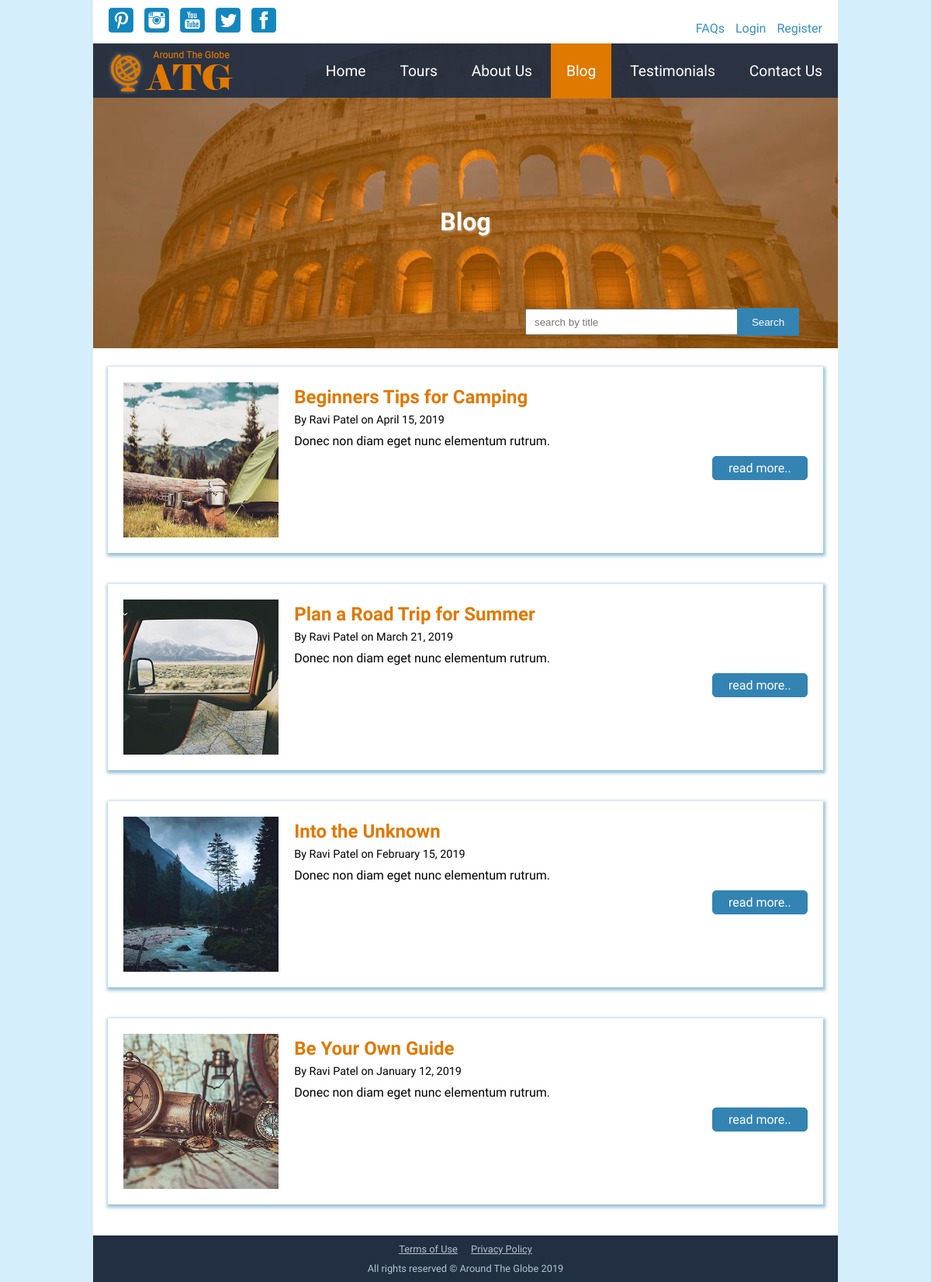
Screenshot of /blog.php with the database file from the repository.
### tables this page shows
CREATE TABLE `blogs` (
  `blog_id` int(11) NOT NULL AUTO_INCREMENT,
  `user_id` int(11) NOT NULL,
  `title` varchar(100) NOT NULL,
  `featured_image` varchar(255) NOT NULL,
  `thumbnail_image` varchar(255) NOT NULL,
  `description` text NOT NULL,
  `published_at` datetime DEFAULT NULL,
  `is_published` tinyint(1) NOT NULL DEFAULT '0',
  `allow_comments` tinyint(1) NOT NULL DEFAULT '0',
  `created_at` datetime NOT NULL DEFAULT CURRENT_TIMESTAMP,
  `updated_at` datetime DEFAULT NULL,
  PRIMARY KEY (`blog_id`)
);

CREATE TABLE `users` (
  `user_id` int(11) NOT NULL AUTO_INCREMENT,
  `first_name` varchar(50) NOT NULL,
  `last_name` varchar(50) NOT NULL,
  `street` varchar(100) NOT NULL,
  `city` varchar(50) NOT NULL,
  `postal_code` char(7) NOT NULL,
  `province` varchar(50) NOT NULL,
  `country` varchar(50) NOT NULL,
  `phone` varchar(20) NOT NULL,
  `email` varchar(100) NOT NULL,
  `password` varchar(255) NOT NULL,
  `role` enum('admin','blogger','customer') NOT NULL DEFAULT 'customer',
  `created_at` datetime NOT NULL DEFAULT CURRENT_TIMESTAMP,
  `updated_at` datetime DEFAULT NULL,
  PRIMARY KEY (`user_id`),
  UNIQUE KEY `email` (`email`)
);

### app/functions.php (called while the page is built, shortened)
<?php
	function esc($string)
	{
		return htmlentities($string, null, "UTF-8");
	}
	function esc_attr($string)
	{
		return htmlentities($string, ENT_QUOTES, "UTF-8");
	}
	function clean($field)
	{
		if(!empty($_POST[$field])) {
			return esc_attr($_POST[$field]);
		} else {
			return '';
		}
	}

### autoloaders.php (called while the page is built, shortened)
<?php
$autoload = function ($class){
	$prefix = "App\\";
	$base_dir = __DIR__ . '/classes/';
	$len = strlen($prefix);
	$sub_class = substr($class, $len);
	$file = $base_dir . str_replace('\\', '/', $sub_class) . '.php';
};

### classes/BlogModel.php (called while the page is built, shortened)
<?php
class BlogModel extends Model
{
	protected $table = 'blogs';
	public function all($order_by, $for)
	{
		$condition = '';
		$order = 'ASC';
		if($for == 'frontend'){
			$condition = " WHERE is_published = true ";
			$order = 'DESC';
		}
		$query = "SELECT
					blogs.*,
					users.first_name,
					users.last_name
					FROM
					{$this->table}
					JOIN
					users USING(user_id)
					$condition
					ORDER BY
					$order_by
					$order";
		$stmt = static::$dbh->prepare($query);
		$stmt->execute();
		return $stmt->fetchAll(\PDO::FETCH_ASSOC);
	}
}

### public/blog.php (the view, shortened to what this page needs)
<?php
    $heading = 'Blog';
    $obj_blog = new BlogModel;
    if(!empty($_POST)) {
        if(!empty($_POST['search'])){
            $blogs = $obj_blog->search('published_at', 'frontend', $_POST['search']);
            if(count($blogs) > 0){
                $_SESSION['flash'] = count($blogs) .' blog(s) found';
                $_SESSION['flash_class'] = 'flash-success';
            } else {
                $_SESSION['flash'] = 'No blog found. Please try again.';
                $_SESSION['flash_class'] = 'flash-info';
            }
        } else {
            $_SESSION['flash'] = "Please type something to search a blog by title";
            $_SESSION['flash_class'] = 'flash-info';
            header('Location: blog.php');
            die;
        }
    } else {
        $blogs = $obj_blog->all('published_at', 'frontend');
    }
    require '../inc/head.inc.php';
    require '../inc/header.inc.php';
?>
      <main>
        <div id="hero">
          <img src="images/banner.jpg" alt="banner image">
          <div>
            <h1><?=esc($heading)?></h1>
          </div>
          <div class="search">
            <form method="post" action="<?=esc_attr($_SERVER['PHP_SELF'])?>">
              <input type="text" class="txt_search" name="search" placeholder="search by title" value="<?=clean('search')?>">
              <button type="submit">Search</button>
            </form>
          </div>
        </div>
        <?php
            if (count($blogs) > 0) :
              foreach ($blogs as $blog) :
        ?>
          <div class="post">
            <img src="images/uploads/blogs/thumbnail/<?=esc_attr($blog['thumbnail_image'])?>" alt="<?=esc_attr($blog['thumbnail_image'])?>" width="200" height="200">
            <h2><?=esc($blog['title'])?></h2>
            <span>
              <?php
                  $author = $blog['first_name'] . ' ' . $blog['last_name'];
                  $formatted_published_date = date('F d, Y', strtotime($blog['published_at']));
                  $published_info = "By $author on $formatted_published_date";
                  echo esc($published_info);
              ?>
            </span>
            <p><?=esc(mb_substr($blog['description'], 0, 100, 'UTF-8'))?></p>
            <a href="single_blog.php?blog_id=<?=esc_attr($blog['blog_id'])?>">read more..</a>
          </div>
        <?php
              endforeach;
            endif;
        ?>
      </main>
      <?php
          require '../inc/footer.inc.php';
      ?>

### public/css/style.css (style rules this page uses)
body { margin: 0; background-color: #d4effb; font-size: 16px; font-family: 'Raleway', Tahoma, sans-serif; }
main { background-color: #fff; }
main div#hero { position: relative; }
main div#hero img { width: 960px; height: 393px; display: inline-block; }

### public/css/mobile.css (style rules this page uses)
body { margin: 0; font-size: 16px; font-family: 'Raleway', Tahoma, sans-serif; }
main div#hero { position: relative; }
main div#hero img { max-width: 100%; height: auto; min-height: 300px; }

### public/css/print.css (style rules this page uses)
body { margin: 0; background-color: #d4effb; font-size: 16px; font-family: 'Raleway', Tahoma, sans-serif; }
main { background-color: #fff; }
main div#hero { position: relative; }
main div#hero img { width: 960px; height: 393px; display: inline-block; }

### rows the page displays
blogs: thumbnail_image (picture), title "Beginners Tips for Camping", published_info "By Ravi Patel on April 15, 2019", description "Donec non diam eget nunc elementum rutrum."
blogs: thumbnail_image (picture), title "Plan a Road Trip for Summer", published_info "By Ravi Patel on March 21, 2019", description "Donec non diam eget nunc elementum rutrum."
blogs: thumbnail_image (picture), title "Into the Unknown", published_info "By Ravi Patel on February 15, 2019", description "Donec non diam eget nunc elementum rutrum."
blogs: thumbnail_image (picture), title "Be Your Own Guide", published_info "By Ravi Patel on January 12, 2019", description "Donec non diam eget nunc elementum rutrum."

### other values shown
$heading "Blog"
